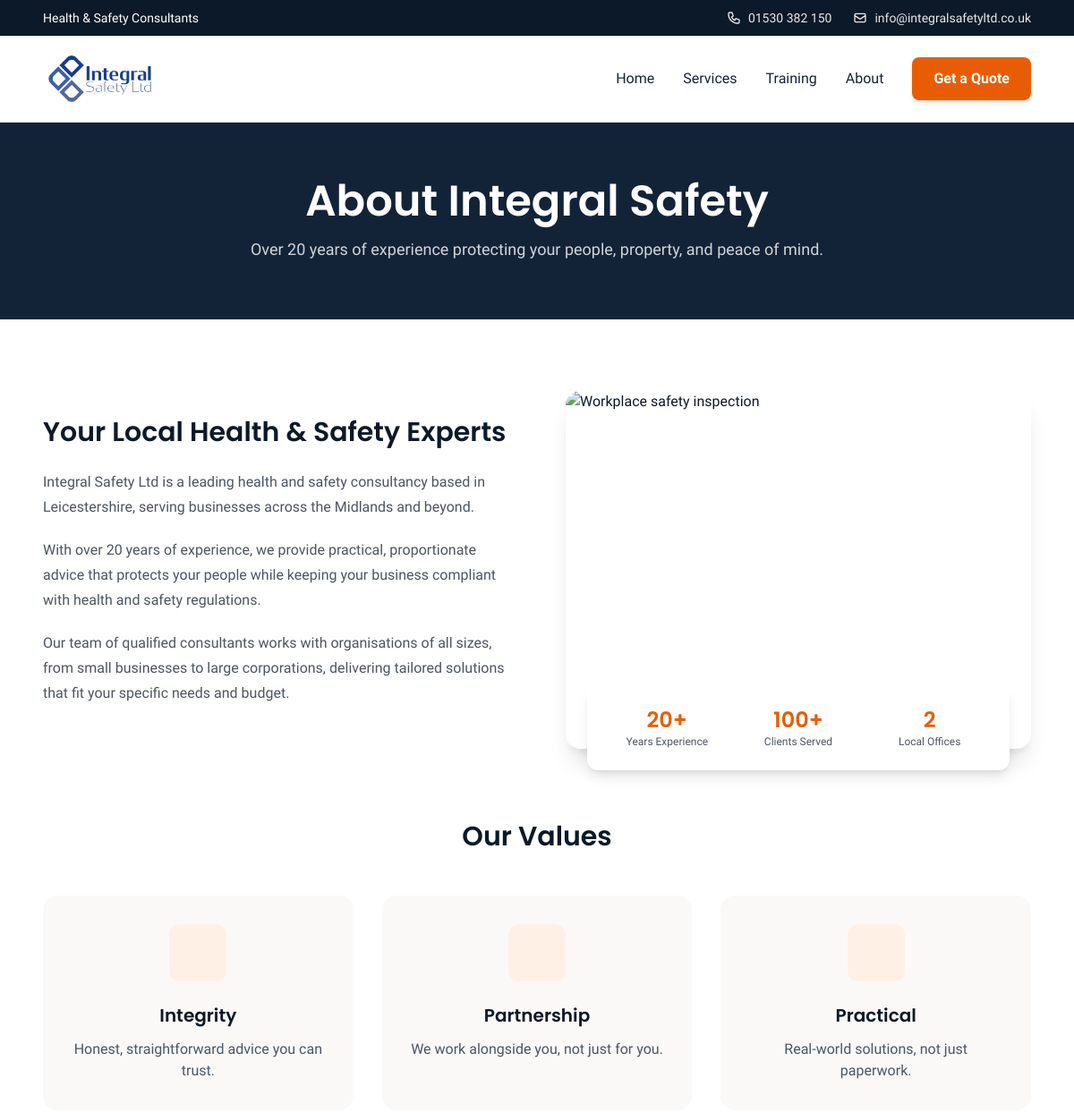
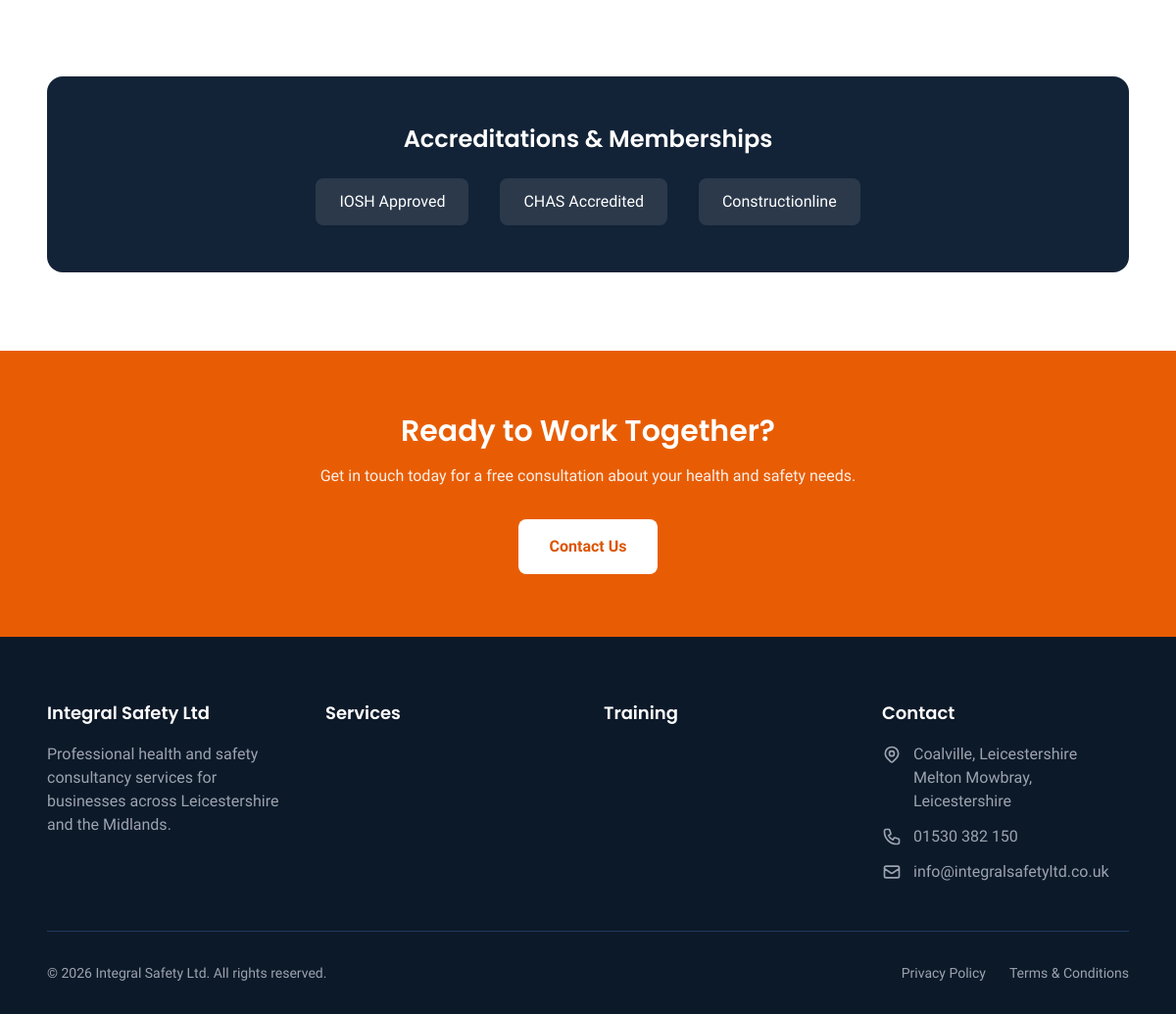
Page /about.php on the committed database (2 pictures, top to bottom).
### tables this page shows
CREATE TABLE `settings` (
  `id` int(11) NOT NULL AUTO_INCREMENT,
  `setting_key` varchar(50) NOT NULL,
  `setting_value` text,
  `setting_type` enum('text','textarea','image','boolean') DEFAULT 'text',
  PRIMARY KEY (`id`),
  UNIQUE KEY `setting_key` (`setting_key`)
);

CREATE TABLE `pages` (
  `id` int(11) NOT NULL AUTO_INCREMENT,
  `slug` varchar(100) NOT NULL,
  `title` varchar(200) NOT NULL,
  `meta_description` text,
  `meta_keywords` varchar(255),
  `content` longtext,
  `hero_title` varchar(200),
  `hero_subtitle` text,
  `hero_image` varchar(255),
  `is_active` tinyint(1) DEFAULT 1,
  `updated_at` timestamp DEFAULT CURRENT_TIMESTAMP ON UPDATE CURRENT_TIMESTAMP,
  PRIMARY KEY (`id`),
  UNIQUE KEY `slug` (`slug`)
);

### includes/database.php (called while the page is built, shortened)
<?php
class Database {
    private static $instance = null;
    private $pdo;
    private function __construct() {
        try {
            $dsn = "mysql:host=" . DB_HOST . ";dbname=" . DB_NAME . ";charset=utf8mb4";
            $options = [
                PDO::ATTR_ERRMODE => PDO::ERRMODE_EXCEPTION,
                PDO::ATTR_DEFAULT_FETCH_MODE => PDO::FETCH_ASSOC,
                PDO::ATTR_EMULATE_PREPARES => false,
            ];
            $this->pdo = new PDO($dsn, DB_USER, DB_PASS, $options);
        } catch (PDOException $e) {
            error_log("Database connection failed: " . $e->getMessage());
            die("Database connection failed. Please try again later.");
        }
    }
    public static function getInstance() {
        if (self::$instance === null) {
            self::$instance = new self();
        }
        return self::$instance;
    }
    public function getConnection() {
        return $this->pdo;
    }
}
function db() {
    return Database::getInstance()->getConnection();
}
function dbFetchOne($sql, $params = []) {
    $stmt = db()->prepare($sql);
    $stmt->execute($params);
    return $stmt->fetch();
}

### includes/functions.php (called while the page is built, shortened)
<?php
function e($string) {
    return htmlspecialchars($string ?? '', ENT_QUOTES, 'UTF-8');
}
function getPage($slug) {
    return dbFetchOne("SELECT * FROM pages WHERE slug = ? AND is_active = 1", [$slug]);
}
function getSetting($key, $default = '') {
    $setting = dbFetchOne("SELECT setting_value FROM settings WHERE setting_key = ?", [$key]);
    return $setting ? $setting['setting_value'] : $default;
}

### about.php (the view, shortened to what this page needs)
<?php
require_once INCLUDES_PATH . '/database.php';
require_once INCLUDES_PATH . '/functions.php';
$page = getPage('about');
$sections = getSections('page', $page['id']);
$useSections = !empty($sections);
require_once INCLUDES_PATH . '/header.php';
if ($useSections):
    foreach ($sections as $section):
        renderSection($section);
    endforeach;
else:
?>
<section class="py-16 bg-navy-800 text-white">
    <div class="max-w-6xl mx-auto px-6 text-center">
        <h1 class="font-heading text-4xl md:text-5xl font-semibold mb-4"><?= e($page['hero_title'] ?: 'About Us') ?></h1>
        <p class="text-gray-300 text-lg max-w-2xl mx-auto">
            <?= e($page['hero_subtitle'] ?: 'Over 20 years of experience protecting businesses across Leicestershire and the Midlands.') ?>
        </p>
    </div>
</section>
<section class="py-20 bg-white">
    <div class="max-w-6xl mx-auto px-6">
        <div class="grid lg:grid-cols-2 gap-16 items-center mb-20">
            <div>
                <h2 class="font-heading text-3xl font-semibold text-navy-900 mb-6">Your Local Health & Safety Experts</h2>
                <div class="prose prose-lg text-gray-600">
                    <?php if ($page['content']): ?>
                        <?= $page['content'] ?>
                    <?php else: ?>
                        <p>Integral Safety Ltd is a leading health and safety consultancy based in Leicestershire, serving businesses across the Midlands and beyond.</p>
                        <p>With over 20 years of experience, we provide practical, proportionate advice that protects your people while keeping your business compliant with health and safety regulations.</p>
                        <p>Our team of qualified consultants works with organisations of all sizes, from small businesses to large corporations, delivering tailored solutions that fit your specific needs and budget.</p>
                    <?php endif; ?>
                </div>
            </div>
            <div class="relative">
                <div class="w-full h-[400px] rounded-2xl shadow-xl overflow-hidden">
                    <img src="/uploads/workplace-safety.jpg" alt="Workplace safety inspection" class="w-full h-full object-cover">
                </div>
                <div class="absolute -bottom-6 left-6 right-6 bg-white rounded-xl p-6 shadow-lg">
                    <div class="grid grid-cols-3 gap-4 text-center">
                        <div>
                            <div class="font-heading text-2xl font-semibold text-orange-500">20+</div>
                            <div class="text-xs text-gray-600">Years Experience</div>
                        </div>
                        <div>
                            <div class="font-heading text-2xl font-semibold text-orange-500">100+</div>
                            <div class="text-xs text-gray-600">Clients Served</div>
                        </div>
                        <div>
                            <div class="font-heading text-2xl font-semibold text-orange-500">2</div>
                            <div class="text-xs text-gray-600">Local Offices</div>
                        </div>
                    </div>
                </div>
            </div>
        </div>
        <div class="text-center mb-12">
            <h2 class="font-heading text-3xl font-semibold text-navy-900 mb-4">Our Values</h2>
        </div>
        <div class="grid md:grid-cols-3 gap-8 mb-20">
            <div class="bg-cream rounded-2xl p-8 text-center">
                <div class="w-16 h-16 bg-orange-100 rounded-xl flex items-center justify-center mx-auto mb-6">
                </div>
                <h3 class="font-heading font-semibold text-xl text-navy-900 mb-3">Integrity</h3>
                <p class="text-gray-600">Honest, straightforward advice you can trust.</p>
            </div>
            <div class="bg-cream rounded-2xl p-8 text-center">
                <div class="w-16 h-16 bg-orange-100 rounded-xl flex items-center justify-center mx-auto mb-6">
                </div>
                <h3 class="font-heading font-semibold text-xl text-navy-900 mb-3">Partnership</h3>
                <p class="text-gray-600">We work alongside you, not just for you.</p>
            </div>
            <div class="bg-cream rounded-2xl p-8 text-center">
                <div class="w-16 h-16 bg-orange-100 rounded-xl flex items-center justify-center mx-auto mb-6">
                </div>
                <h3 class="font-heading font-semibold text-xl text-navy-900 mb-3">Practical</h3>
                <p class="text-gray-600">Real-world solutions, not just paperwork.</p>
            </div>
        </div>
        <div class="bg-navy-800 rounded-2xl p-12 text-center text-white">
            <h2 class="font-heading text-2xl font-semibold mb-6">Accreditations & Memberships</h2>
            <div class="flex flex-wrap justify-center gap-8 items-center">
                <div class="bg-white/10 px-6 py-3 rounded-lg">IOSH Approved</div>
                <div class="bg-white/10 px-6 py-3 rounded-lg">CHAS Accredited</div>
                <div class="bg-white/10 px-6 py-3 rounded-lg">Constructionline</div>
            </div>
        </div>
    </div>
</section>
<section class="py-16 bg-orange-500 text-white">
    <div class="max-w-4xl mx-auto px-6 text-center">
        <h2 class="font-heading text-3xl font-semibold mb-4">Ready to Work Together?</h2>
        <p class="text-white/90 mb-8">Get in touch today for a free consultation about your health and safety needs.</p>
        <a href="/contact" class="inline-block bg-white text-orange-600 px-8 py-4 rounded-lg font-semibold hover:bg-gray-100 transition-colors">
            Contact Us
        </a>
    </div>
</section>
<?php endif; ?>
<?php require_once INCLUDES_PATH . '/footer.php'; ?>

### includes/header.php (shortened to what this page needs)
<?php
$siteName = getSetting('site_name', SITE_NAME);
$siteTagline = getSetting('site_tagline', 'Health & Safety Consultants');
$contactPhone = getSetting('contact_phone', '01530 382 150');
$contactEmail = getSetting('contact_email', SITE_EMAIL);
$siteLogo = getSetting('site_logo', '/assets/images/logo.png');
?>
<!DOCTYPE html>
<html lang="en">
<head>
    <script src="https://cdn.tailwindcss.com"></script>
</head>
<body class="bg-cream text-navy-900 antialiased">
    <div class="bg-navy-900 text-white py-2.5 text-sm">
        <div class="max-w-6xl mx-auto px-6 flex justify-between items-center">
            <span class="hidden sm:block"><?= e($siteTagline) ?></span>
            <div class="flex gap-6">
                <a href="tel:<?= preg_replace('/\s+/', '', $contactPhone) ?>" class="flex items-center gap-2 opacity-90 hover:opacity-100 transition-opacity">
                    <span><?= e($contactPhone) ?></span>
                </a>
                <a href="mailto:<?= e($contactEmail) ?>" class="hidden md:flex items-center gap-2 opacity-90 hover:opacity-100 transition-opacity">
                    <svg class="w-4 h-4" fill="none" stroke="currentColor" viewBox="0 0 24 24"><path stroke-linecap="round" stroke-linejoin="round" stroke-width="2" d="M3 8l7.89 5.26a2 2 0 002.22 0L21 8M5 19h14a2 2 0 002-2V7a2 2 0 00-2-2H5a2 2 0 00-2 2v10a2 2 0 002 2z"></path></svg>
                    <span><?= e($contactEmail) ?></span>
                </a>
            </div>
        </div>
    </div>
    <header class="bg-white py-4 border-b border-navy-100 lg:sticky lg:top-0 z-50 shadow-sm">
        <div class="max-w-6xl mx-auto px-6 flex justify-between items-center">
            <a href="/" class="flex items-center">
                <img src="<?= e($siteLogo) ?>" alt="<?= e($siteName) ?>" class="h-16 w-auto">
            </a>
            <nav class="hidden lg:flex items-center gap-8">
                <a href="/" class="text-navy-800 font-medium hover:text-orange-500 transition-colors">Home</a>
                <a href="/services" class="text-navy-800 font-medium hover:text-orange-500 transition-colors">Services</a>
                <a href="/training" class="text-navy-800 font-medium hover:text-orange-500 transition-colors">Training</a>
                <a href="/about" class="text-navy-800 font-medium hover:text-orange-500 transition-colors">About</a>
                <a href="/contact" class="bg-orange-500 text-white px-6 py-3 rounded-lg font-semibold hover:bg-orange-600 transition-colors shadow-md hover:shadow-lg">
                    Get a Quote
                </a>
            </nav>
        </div>
    </header>
    <main>

### includes/footer.php (shortened to what this page needs)
    </main>
    <footer class="bg-navy-900 text-white pt-16 pb-8">
        <div class="max-w-6xl mx-auto px-6">
            <div class="grid grid-cols-1 md:grid-cols-2 lg:grid-cols-4 gap-8 mb-12">
                <div>
                    <h3 class="font-heading font-semibold text-lg mb-4"><?= e(getSetting('site_name', SITE_NAME)) ?></h3>
                    <p class="text-gray-400 mb-4">Professional health and safety consultancy services for businesses across Leicestershire and the Midlands.</p>
                </div>
                <div>
                    <h3 class="font-heading font-semibold text-lg mb-4">Services</h3>
                </div>
                <div>
                    <h3 class="font-heading font-semibold text-lg mb-4">Training</h3>
                </div>
                <div>
                    <h3 class="font-heading font-semibold text-lg mb-4">Contact</h3>
                    <ul class="space-y-3 text-gray-400">
                        <li class="flex items-start gap-3">
                            <span><?= e(getSetting('address_line1')) ?><br><?= e(getSetting('address_line2')) ?></span>
                        </li>
                        <li>
                            <a href="tel:<?= preg_replace('/\s+/', '', getSetting('contact_phone')) ?>" class="flex items-center gap-3 hover:text-white transition-colors">
                                <?= e(getSetting('contact_phone')) ?>
                            </a>
                        </li>
                        <li>
                            <a href="mailto:<?= e(getSetting('contact_email')) ?>" class="flex items-center gap-3 hover:text-white transition-colors">
                                <svg class="w-5 h-5 flex-shrink-0" fill="none" stroke="currentColor" viewBox="0 0 24 24"><path stroke-linecap="round" stroke-linejoin="round" stroke-width="2" d="M3 8l7.89 5.26a2 2 0 002.22 0L21 8M5 19h14a2 2 0 002-2V7a2 2 0 00-2-2H5a2 2 0 00-2 2v10a2 2 0 002 2z"></path></svg>
                                <?= e(getSetting('contact_email')) ?>
                            </a>
                        </li>
                    </ul>
                </div>
            </div>
            <div class="border-t border-navy-700 pt-8 flex flex-col md:flex-row justify-between items-center gap-4">
                <p class="text-gray-400 text-sm">&copy; <?= date('Y') ?> <?= e(getSetting('site_name', SITE_NAME)) ?>. All rights reserved.</p>
                <div class="flex gap-6 text-sm text-gray-400">
                    <a href="/privacy" class="hover:text-white transition-colors">Privacy Policy</a>
                    <a href="/terms" class="hover:text-white transition-colors">Terms & Conditions</a>
                </div>
            </div>
        </div>
    </footer>
</body>
</html>

### includes/header.php (style rules this page uses)
body { font-family: 'Plus Jakarta Sans', sans-serif; }
h1, h2, h3, h4, h5, h6 { font-family: 'Poppins', sans-serif; }
.prose { color: #374151; line-height: 1.75; }
.prose p { margin-bottom: 1.25rem; }

### rows in the picture
settings: setting_value "Health & Safety Consultants"
settings: setting_value "01530 382 150"
settings: setting_value "info@integralsafetyltd.co.uk"
pages: hero_title "About Integral Safety", hero_subtitle "Over 20 years of experience protecting your people, property, and peace of mind."
settings: setting_value "Integral Safety Ltd"
settings: setting_value "Coalville, Leicestershire"
settings: setting_value "Melton Mowbray, Leicestershire"
